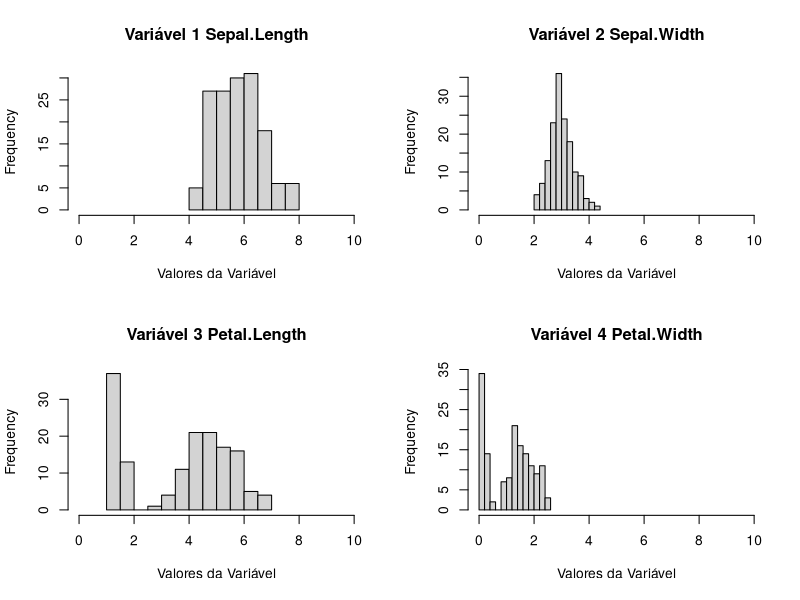
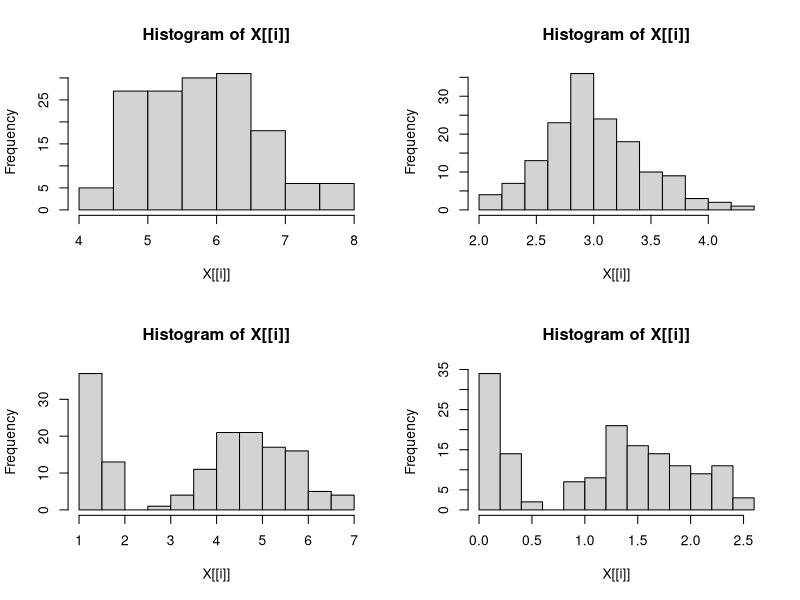

Here is the R script that generated these plots, in order:
#### Estrutura e controle ####

#estrutura condicional

x <- runif(1, 0, 5)  
x

if(x > 3) {
  y <- 5
} else {
  y <- 0
}
y

# avaliação condicional simples
irisCopia <- iris
irisCopia$SpeciesDummy <- ifelse(irisCopia$Species == 'setosa', 1, 0)

# estrutura de repetição
par(mfrow = c(2, 2)) # prepara a tela de gráficos como uma matriz 2x2 para receber os 4 gráficos gerados abaixo

for (i in 1:4) { # cria o loop, que deve ir de 1 a 4
  x <- iris[ , i] # atribui as colunas da base de dados a uma variável temporária
  hist(x,
       main = paste("Variável", i, names(iris)[i]), # atribui o nome ao gráfico de forma incremental, passando coluna por coluna
       xlab = "Valores da Variável", # rótulo do eixo x
       xlim = c(0, 10)) # limite mínimo e máximo do eixo x
}

lapply(iris[, 1:4], hist)
